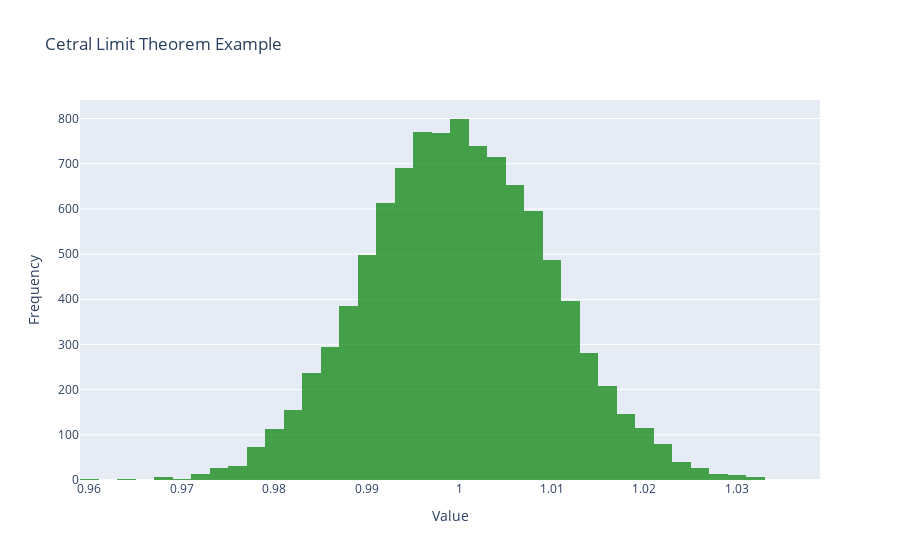

The notebook cell this image was saved under:
### Markdown cell above
## Central Limit Theorem (CLT)

No matter the distribution ot the population, the distribution of the sample mean will approximate a normal distribution if the sample size is large enough.

### Code cell
sample_means = [
    np.mean(np.random.exponential(scale=1, size=10000)) 
    for _ in range(10000)
]
fig = go.Figure(go.Histogram(
        x=sample_means, 
        nbinsx=50,
        marker=dict(color='green'),
        opacity=0.7
        ))
fig.update_layout(
    title='Cetral Limit Theorem Example',
    xaxis_title='Value',
    yaxis_title='Frequency'
)
fig.show()

### Figure 1 — Plotly figure (JSON) as saved in the notebook; plotly's stock layout.template omitted (floating-point values rounded to 4 significant figures; data arrays with more than 128 entries replaced by an {"elided": "..."} marker saying what was removed)
{"data": [{"marker": {"color": "green"}, "nbinsx": 50, "opacity": 0.7, "type": "histogram", "x": {"elided": "10000 float values"}}], "layout": {"title": {"text": "Cetral Limit Theorem Example"}, "xaxis": {"title": {"text": "Value"}}, "yaxis": {"title": {"text": "Frequency"}}}}
